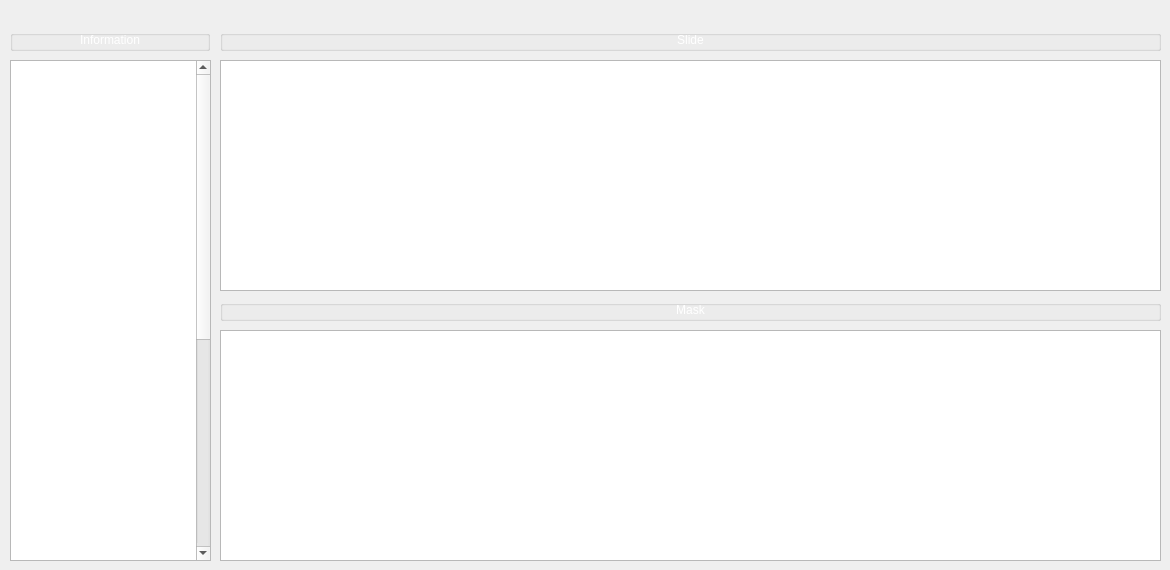
    <widget class="QWidget" name="tabLoad">
     <attribute name="title">
      <string>Detecting Brain</string>
     </attribute>
     <widget class="QLabel" name="imgInputF">
      <property name="geometry">
       <rect>
        <x>70</x>
        <y>450</y>
        <width>51</width>
        <height>51</height>
       </rect>
      </property>
      <property name="autoFillBackground">
       <bool>false</bool>
      </property>
      <property name="text">
       <string/>
      </property>
      <property name="scaledContents">
       <bool>true</bool>
      </property>
     </widget>
     <widget class="QLabel" name="imgMask">
      <property name="geometry">
       <rect>
        <x>10</x>
        <y>460</y>
        <width>41</width>
        <height>41</height>
       </rect>
      </property>
      <property name="autoFillBackground">
       <bool>false</bool>
      </property>
      <property name="text">
       <string/>
      </property>
      <property name="scaledContents">
       <bool>true</bool>
      </property>
     </widget>
     <widget class="QTextBrowser" name="lblDetecInfoContent">
      <property name="geometry">
       <rect>
        <x>10</x>
        <y>60</y>
        <width>201</width>
        <height>501</height>
       </rect>
      </property>
      <property name="html">
       <string>&lt;!DOCTYPE HTML PUBLIC &quot;-//W3C//DTD HTML 4.0//EN&quot; &quot;http://www.w3.org/TR/REC-html40/strict.dtd&quot;&gt;
&lt;html&gt;&lt;head&gt;&lt;meta name=&quot;qrichtext&quot; content=&quot;1&quot; /&gt;&lt;style type=&quot;text/css&quot;&gt;
p, li { white-space: pre-wrap; }
&lt;/style&gt;&lt;/head&gt;&lt;body style=&quot; font-family:'Ubuntu'; font-size:11pt; font-weight:400; font-style:normal;&quot;&gt;
&lt;p style=&quot; margin-top:0px; margin-bottom:0px; margin-left:0px; margin-right:0px; -qt-block-indent:0; text-indent:0px;&quot;&gt;&lt;span style=&quot; font-family:'MS Shell Dlg 2'; font-size:9pt; color:#ffffff;&quot;&gt;Lorem ipsum dolor sit amet, consectetur adipiscing elit. Nulla ultrices interdum dignissim. Cras finibus, libero sed auctor finibus, justo nisl pellentesque augue, vel aliquet purus quam sit amet augue. Mauris porttitor condimentum tristique. Nullam vulputate sollicitudin massa, nec placerat felis commodo auctor. Quisque fringilla efficitur metus at pellentesque. Donec mollis odio neque, ut lacinia ante accumsan at. Duis sollicitudin lorem eu tellus euismod, et aliquet neque dictum. Sed quis lacus ante. Ut euismod bibendum odio, et consequat magna. Vestibulum accumsan, lacus quis tempus posuere, leo risus fermentum ipsum, eu imperdiet leo odio sit amet erat. Ut ut feugiat dui.&lt;/span&gt;&lt;/p&gt;
&lt;p style=&quot;-qt-paragraph-type:empty; margin-top:0px; margin-bottom:0px; margin-left:0px; margin-right:0px; -qt-block-indent:0; text-indent:0px; font-family:'MS Shell Dlg 2'; font-size:9pt; color:#ffffff;&quot;&gt;&lt;br /&gt;&lt;/p&gt;
&lt;p style=&quot; margin-top:0px; margin-bottom:0px; margin-left:0px; margin-right:0px; -qt-block-indent:0; text-indent:0px;&quot;&gt;&lt;span style=&quot; font-family:'MS Shell Dlg 2'; font-size:9pt; color:#ffffff;&quot;&gt;Interdum et malesuada fames ac ante ipsum primis in faucibus. Quisque vel nisi at erat finibus lacinia. Curabitur vitae dapibus orci. Nullam malesuada finibus ultricies. Donec tristique eleifend venenatis. Ut ut enim dui. Donec hendrerit convallis diam, viverra pretium sem accumsan non. Donec porttitor augue ac arcu pretium scelerisque. Curabitur lacus purus, tempor sit amet tincidunt vitae, egestas ac dolor. Suspendisse rutrum venenatis justo sit amet egestas. Nam sed lectus sed lectus aliquam egestas ac eu purus. Sed ultricies ac lorem nec fermentum.&lt;/span&gt;&lt;/p&gt;
&lt;p style=&quot;-qt-paragraph-type:empty; margin-top:0px; margin-bottom:0px; margin-left:0px; margin-right:0px; -qt-block-indent:0; text-indent:0px; font-family:'MS Shell Dlg 2'; font-size:9pt; color:#ffffff;&quot;&gt;&lt;br /&gt;&lt;/p&gt;
&lt;p style=&quot; margin-top:0px; margin-bottom:0px; margin-left:0px; margin-right:0px; -qt-block-indent:0; text-indent:0px;&quot;&gt;&lt;span style=&quot; font-family:'MS Shell Dlg 2'; font-size:9pt; color:#ffffff;&quot;&gt;Nulla dapibus massa in est ullamcorper, eu mollis augue rutrum. Curabitur vulputate scelerisque lacus, ut faucibus lectus consequat sit amet. Phasellus blandit lacus elit, sit amet commodo massa varius in. Suspendisse mattis fringilla pellentesque. Maecenas tincidunt eu urna elementum elementum. Vivamus ac eros non massa condimentum consequat. Nullam commodo molestie condimentum. Nunc ut lacus vel felis faucibus commodo. Nulla facilisi. Phasellus orci neque, tempor sed varius non, consectetur eget lectus. Duis molestie maximus fringilla.&lt;/span&gt;&lt;/p&gt;&lt;/body&gt;&lt;/html&gt;</string>
      </property>
     </widget>
     <widget class="QGraphicsView" name="viewInput">
      <property name="geometry">
       <rect>
        <x>220</x>
        <y>60</y>
        <width>941</width>
        <height>231</height>
       </rect>
      </property>
     </widget>
     <widget class="QGraphicsView" name="viewMask">
      <property name="geometry">
       <rect>
        <x>220</x>
        <y>330</y>
        <width>941</width>
        <height>231</height>
       </rect>
      </property>
     </widget>
     <widget class="QGroupBox" name="gboxBrain_2">
      <property name="geometry">
       <rect>
        <x>220</x>
        <y>30</y>
        <width>941</width>
        <height>21</height>
       </rect>
      </property>
      <property name="title">
       <string/>
      </property>
      <widget class="QLabel" name="lblSlide">
       <property name="geometry">
        <rect>
         <x>400</x>
         <y>0</y>
         <width>141</width>
         <height>21</height>
        </rect>
       </property>
       <property name="text">
        <string>&lt;html&gt;&lt;head/&gt;&lt;body&gt;&lt;p align=&quot;center&quot;&gt;&lt;span style=&quot; color:#ffffff;&quot;&gt;Slide&lt;/span&gt;&lt;/p&gt;&lt;/body&gt;&lt;/html&gt;</string>
       </property>
      </widget>
     </widget>
     <widget class="QGroupBox" name="gboxBrain_3">
      <property name="geometry">
       <rect>
        <x>220</x>
        <y>300</y>
        <width>941</width>
        <height>21</height>
       </rect>
      </property>
      <property name="title">
       <string/>
      </property>
      <widget class="QLabel" name="lblMask">
       <property name="geometry">
        <rect>
         <x>400</x>
         <y>0</y>
         <width>141</width>
         <height>21</height>
        </rect>
       </property>
       <property name="text">
        <string>&lt;html&gt;&lt;head/&gt;&lt;body&gt;&lt;p align=&quot;center&quot;&gt;&lt;span style=&quot; color:#ffffff;&quot;&gt;Mask&lt;/span&gt;&lt;/p&gt;&lt;/body&gt;&lt;/html&gt;</string>
       </property>
      </widget>
     </widget>
     <widget class="QGroupBox" name="gboxBrain_4">
      <property name="geometry">
       <rect>
        <x>10</x>
        <y>30</y>
        <width>200</width>
        <height>21</height>
       </rect>
      </property>
      <property name="title">
       <string/>
      </property>
      <widget class="QLabel" name="lblDetecInfoTitle">
       <property name="geometry">
        <rect>
         <x>60</x>
         <y>0</y>
         <width>80</width>
         <height>21</height>
        </rect>
       </property>
       <property name="text">
        <string>&lt;html&gt;&lt;head/&gt;&lt;body&gt;&lt;p align=&quot;center&quot;&gt;&lt;span style=&quot; color:#ffffff;&quot;&gt;Information&lt;/span&gt;&lt;/p&gt;&lt;/body&gt;&lt;/html&gt;</string>
       </property>
      </widget>
     </widget>
     <zorder>imgMask</zorder>
     <zorder>imgInputF</zorder>
     <zorder>lblDetecInfoContent</zorder>
     <zorder>viewInput</zorder>
     <zorder>viewMask</zorder>
     <zorder>gboxBrain_2</zorder>
     <zorder>gboxBrain_3</zorder>
     <zorder>gboxBrain_4</zorder>
    </widget>
